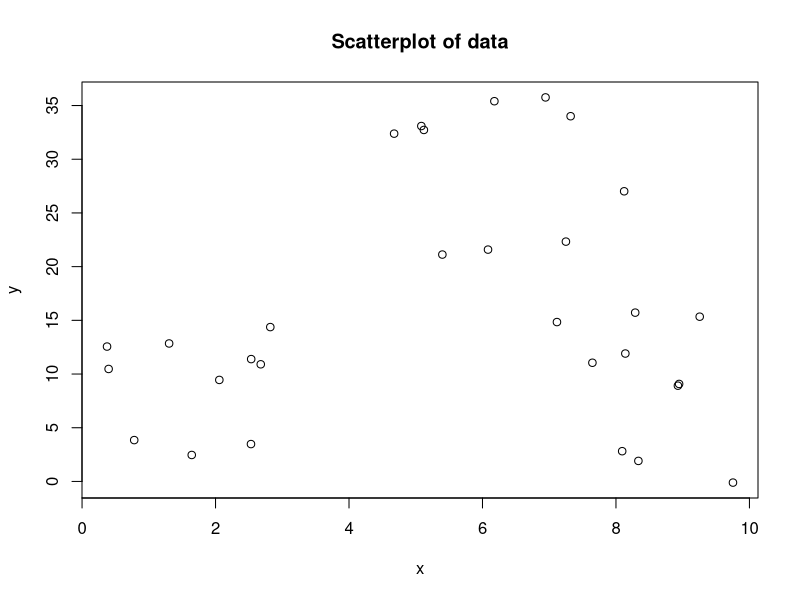
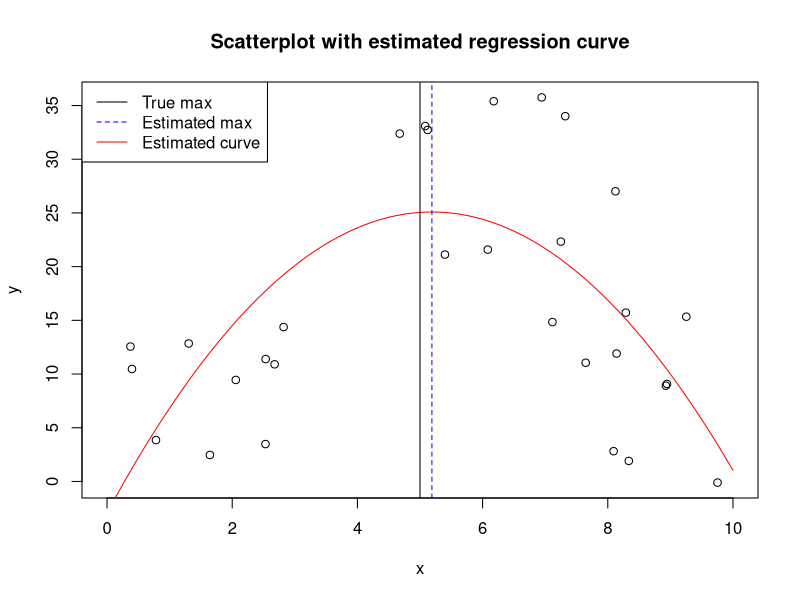

Write the R code that produced these figures, in order.
## ---- chunk 1
set.seed(500)
n <- 30
x <- runif(n, 0, 10)
y <- -x*(x - 10) + rnorm(n, 0, 8) # y = 0 +10x - x^2 + error
## ---- chunk 2
plot(x, y, main = "Scatterplot of data")
## ---- chunk 3
# Estimate quadratic regression
o <- lm(y ~ x + I(x^2))
# View the output
summary(o)
# Make scatterplot and add the estimated curve
plot(x, y, main = "Scatterplot with estimated regression curve", xlim = c(0,10))
curve(coef(o)[1] + coef(o)[2]*x + coef(o)[3]*x^2, col = "red", add = T)
# Add a line at the theoretical maximum
abline(v = 5, col = "black")
# Estimate the xmax value
beta2 <- coef(o)["I(x^2)"]
beta1 <- coef(o)["x"]
estmax <- unname(-beta1/(2*beta2))
# Add a line at estimated maximum
abline(v = estmax, col = "blue", lty = 2)
legend("topleft", legend = c("True max", "Estimated max", "Estimated curve"), col = c("black", "blue", "red"), lty = c(1,2,1))
## ---- chunk 4
coef(o)
## ---- chunk 5
library(msm)
standerr <- deltamethod(~ -x2 / (2 * x3), coef(o), vcov(o))
standerr
# Make a confidence interval
estmax + c(-1, 1)*qnorm(.975)*standerr
# If we want to do a hypothesis test of
# Ho: xmax = 5
# Ha: xmax != 5
z <- (estmax - 5)/standerr
# Calculate p-value
pval <- 2*pnorm(-abs(z))
pval
